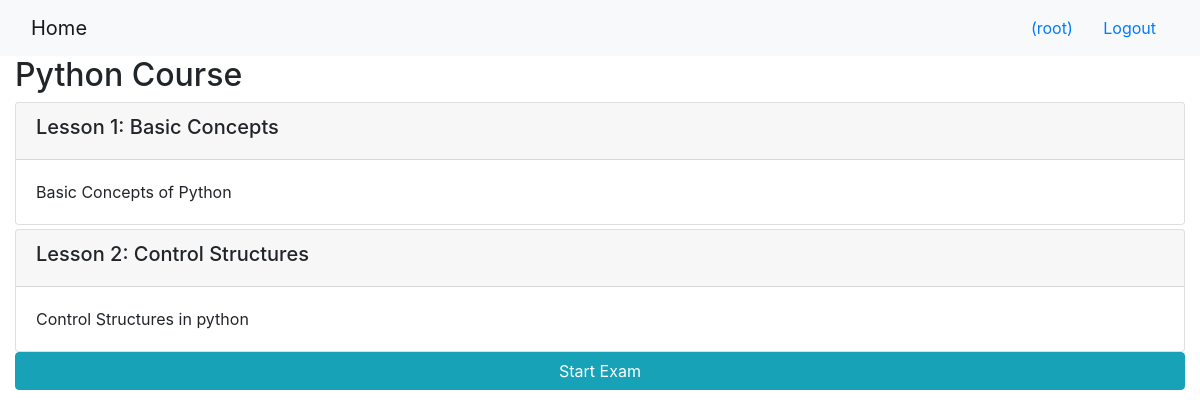
The app's page /onlinecourse/1/ (signed in) with its own data.
### onlinecourse/models.py (models this page shows, shortened)
class Course(models.Model):
    name = models.CharField(null=False, max_length=30, default='online course')
    image = models.ImageField(upload_to='course_images/')
    description = models.CharField(max_length=1000)
    pub_date = models.DateField(null=True)
    instructors = models.ManyToManyField(Instructor)
    users = models.ManyToManyField(settings.AUTH_USER_MODEL, through='Enrollment')
    total_enrollment = models.IntegerField(default=0)
    is_enrolled = False
    def get_all_questions(self):
        return Question.objects.filter(lesson__course=self)

class Lesson(models.Model):
    title = models.CharField(max_length=200, default="title")
    order = models.IntegerField(default=0)
    course = models.ForeignKey(Course, on_delete=models.CASCADE)
    content = models.TextField()

### onlinecourse/views.py (the view)
# urls.py: path('<int:pk>/', views.CourseDetailView.as_view(), name='course_details'),
class CourseDetailView(generic.DetailView):
    model = Course
    template_name = 'onlinecourse/course_detail_bootstrap.html'

### onlinecourse/templates/onlinecourse/course_detail_bootstrap.html (shortened to what this page needs)
<!DOCTYPE html>
<html lang="en">
<head>
     {% load static %}
    <link rel="stylesheet" href="https://maxcdn.bootstrapcdn.com/bootstrap/4.5.2/css/bootstrap.min.css">
</head>
<body>
    <nav class="navbar navbar-light bg-light">
        <div class="container-fluid">
            <div class="navbar-header">
                  <a class="navbar-brand" href="{% url 'onlinecourse:index' %}">Home</a>
            </div>
            <ul class="nav navbar-nav navbar-right">
                {% if user.is_authenticated %}
                <li>
                    <a class="btn btn-link" href="#">{{ user.first_name }}({{ user.username }})</a>
                    <a class="btn btn-link" href="{% url 'onlinecourse:logout' %}">Logout</a>
                </li>
                {% endif %}
            </ul>
        </div>
    </nav>
    <div class="container-fluid">
            <h2>{{ course.name }}</h2>
            <div class="card-columns-vertical">
                {% for lesson in course.lesson_set.all %}
                    <div class="card mt-1">
                        <div class="card-header"><h5>Lesson {{lesson.order|add:1}}: {{lesson.title}}</h5></div>
                        <div class="card-body">{{lesson.content}}</div>
                    </div>
                {% endfor %}
            </div>
            {% if request.user.is_authenticated %}
                <a href="#demo" class="btn btn-info w-100" data-toggle="collapse">Start Exam</a>
            {% endif %}
    </div>
</body>
</html>

### records on screen
Course: name "Python Course"
Lesson: order|add "1", title "Basic Concepts", content "Basic Concepts of Python"
Lesson: order|add "2", title "Control Structures", content "Control Structures in python"

### other values on screen
{{ user.username }} "root"
